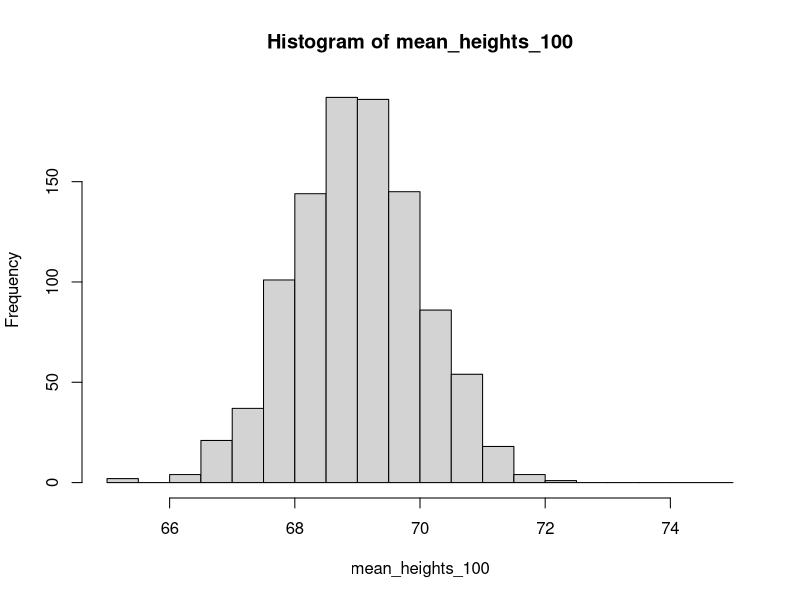
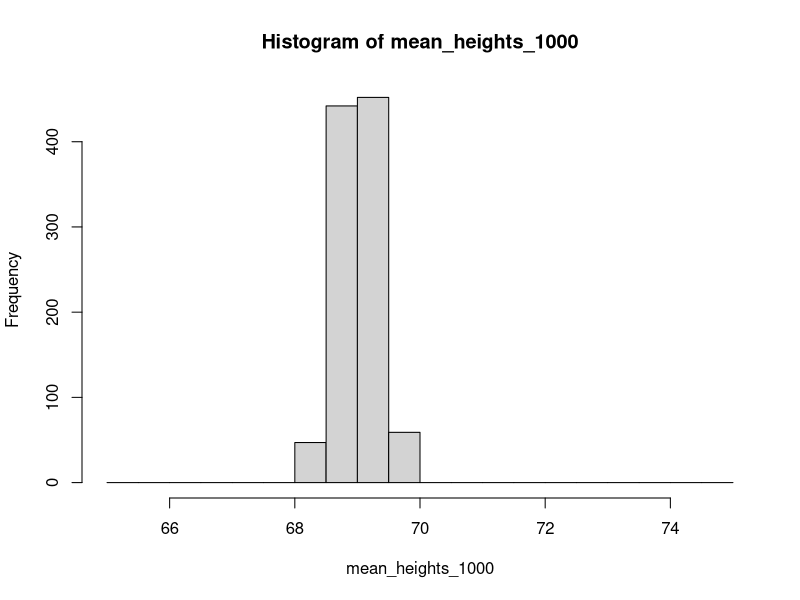
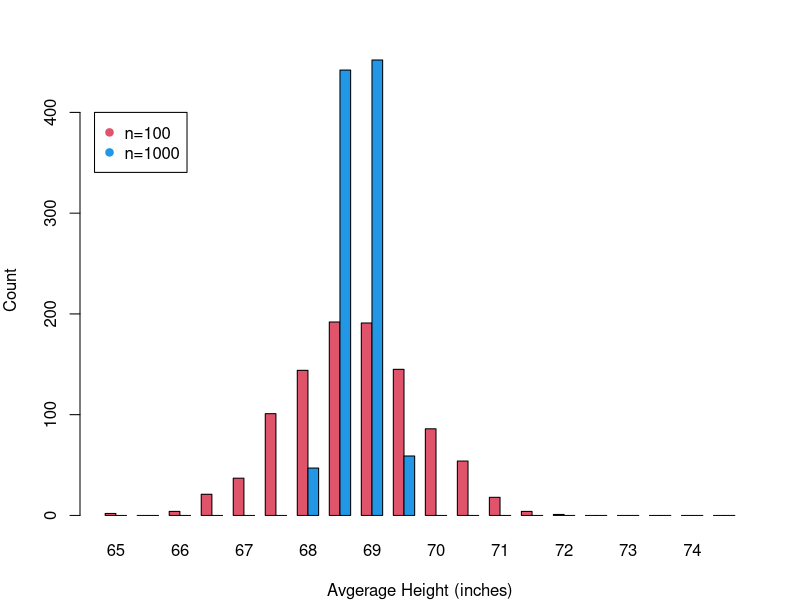

The R source for these figures, in order:
# Elizabeth Karan
# Plotting Exercise 1

# 1
get_heights <- function(sample_size){
  heights <- rnorm(sample_size, mean = 69, sd = 10)
  return(heights)
}
heights<- get_heights(1000)

# 2
get_heights <- function(sample_size){
  heights <- rnorm(sample_size, mean = 69, sd = 10)
  avg.height <- mean(heights)
  return(heights)
}

#3
get_heights <- function(sample_size){
  heights <- rnorm(sample_size, mean = 69, sd = 10)
  avg.height <- mean(heights)
  return(avg.height)
}
avg.height<- get_heights(1000)

#4
get_heights <- function(sample_size){
  heights <- rnorm(sample_size, mean = 69, sd = 10)
  avg.height <- mean(heights)
  return(avg.height)
}

mean_heights_100 <- c()
for(j in 1:1000){
  mean_heights_100[j] <- get_heights(100)
}

#5
mean_heights_1000 <- c()
for(k in 1:1000){
  mean_heights_1000[k] <- get_heights(1000)
}

# 6
bins<-seq(65,75,by=0.5)
hist100 <- hist(mean_heights_100,breaks=bins)$counts
hist1000<- hist(mean_heights_1000,breaks=bins)$counts
#counts_100<-hist(mean_heights_100,breaks=bins)$counts
#counts_1000<-hist(mean_heights_1000,breaks=bins)$counts

pdf(file="heights_barplot.pdf", width=6,height=6)
par(mfrow=c(1,1), mar=c(4, 4, 3, 2)) 

# bars go between the bins
bin.names <- bins[-21]
bin.names

bind.plots <- rbind(hist100,hist1000)

barplot(bind.plots,col=c(2,4),beside=T,names.arg= bin.names,xlab="Avgerage Height (inches)", ylab="Count")

legend(x=0,y=400,c("n=100", "n=1000"),col=c(2,4),pch = 19)

dev.off()
